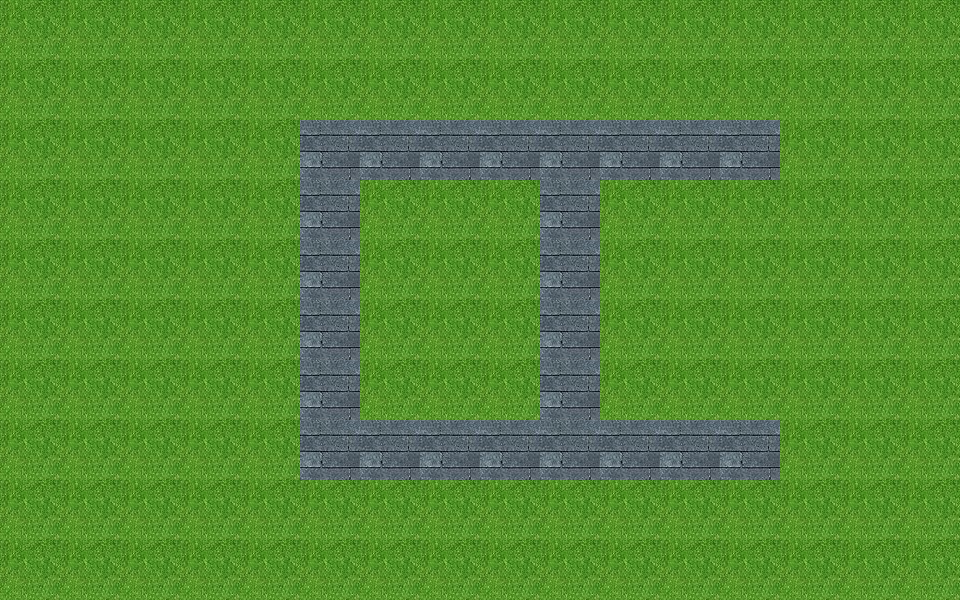

Below is a game level as drawn by its tile map, then a one-line description and the .tmx file that defines it, in full:
An orthogonal 16x10 tile map with 60x60 px tiles, 2 tile layers (ground, show), 3 tilesets and 1 object (flag).

<map version="1.2" tiledversion="1.2.4" orientation="orthogonal" renderorder="right-down" width="16" height="10" tilewidth="60" tileheight="60" infinite="0" nextlayerid="7" nextobjectid="3">
 <tileset firstgid="1" source="grass.tsx" />
 <tileset firstgid="10" source="castle.tsx" />
 <tileset firstgid="26" source="flag.tsx" />
 <layer id="4" name="ground" width="16" height="10">
  <data encoding="csv">
1,1,1,1,1,1,1,1,1,1,1,1,1,1,1,1,
1,1,1,1,1,1,1,1,1,1,1,1,1,1,1,1,
1,1,1,1,1,1,1,1,1,1,1,1,1,1,1,1,
1,1,1,1,1,1,1,1,1,1,1,1,1,1,1,1,
1,1,1,1,1,1,1,1,1,1,1,1,1,1,1,1,
1,1,1,1,1,1,1,1,1,1,1,1,1,1,1,1,
1,1,1,1,1,1,1,1,1,1,1,1,1,1,1,1,
1,1,1,1,1,1,1,1,1,1,1,1,1,1,1,1,
1,1,1,1,1,1,1,1,1,1,1,1,1,1,1,1,
1,1,1,1,1,1,1,1,1,1,1,1,1,1,1,1
</data>
 </layer>
 <layer id="5" name="show" width="16" height="10">
  <data encoding="csv">
0,0,0,0,0,0,0,0,0,0,0,0,0,0,0,0,
0,0,0,0,0,0,0,0,0,0,0,0,0,0,0,0,
0,0,0,0,0,14,14,14,14,14,14,14,14,0,0,0,
0,0,0,0,0,14,0,0,0,14,0,0,0,0,0,0,
0,0,0,0,0,14,0,0,0,14,0,0,0,0,0,0,
0,0,0,0,0,14,0,0,0,14,0,0,0,0,0,0,
0,0,0,0,0,14,0,0,0,14,0,0,0,0,0,0,
0,0,0,0,0,14,14,14,14,14,14,14,14,0,0,0,
0,0,0,0,0,0,0,0,0,0,0,0,0,0,0,0,
0,0,0,0,0,0,0,0,0,0,0,0,0,0,0,0
</data>
 </layer>
 <objectgroup id="6" name="object">
  <object id="2" name="flag" gid="38" x="462" y="318" width="40" height="40" />
 </objectgroup>
</map>